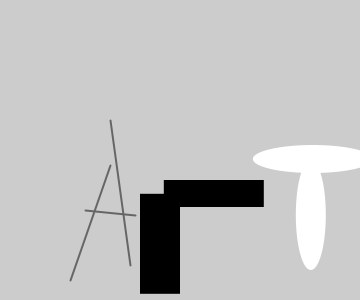
Frame 1 (no input)
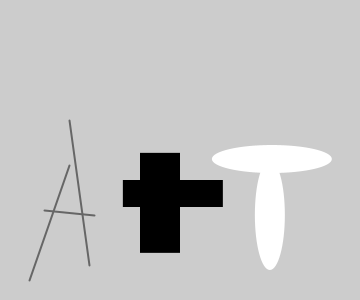
Frame 60 (the mouse pressed at the canvas centre just before this capture)
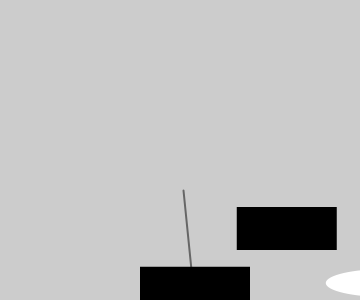
Frame 120 (the mouse held since frame 60 and released just before this capture)

The Processing sketch that drew these frames (run headless with seeded random() and noise(); from frame 60 on, the mouse is pressed at the canvas centre):

// Processing sketch: processing_97414
// ── processing_97414.pde

float x=60;//x
float y=440;//y
int radius=45;
int b=160;
int n=70;
float easing =0.02;
void setup(){size(360,300);
smooth();
strokeWeight(2);
ellipseMode(RADIUS);}

void draw(){int targetX=mouseX;
x+=(targetX-x)*easing;
if(mousePressed){n=16;b=90;}
else{n=70;b=160;}
float ny=y-b-n-radius;
background(204);

//A
stroke(102);
line(x+12,y-b,x+52,ny);
line(x+52,y-b-160,x+72,ny+100);
line(x+27,y-b-70,x+77,ny+50);


noStroke();

//head
fill(0);
rect(x+105,y-b-100,100,b-133);
rect(y-b-100,x+135,b-200,100);
//T
fill(255);
ellipse(x+252,ny+50,radius/3,radius+10);
fill(255);
ellipse(x+254,ny-6,60,14);}
